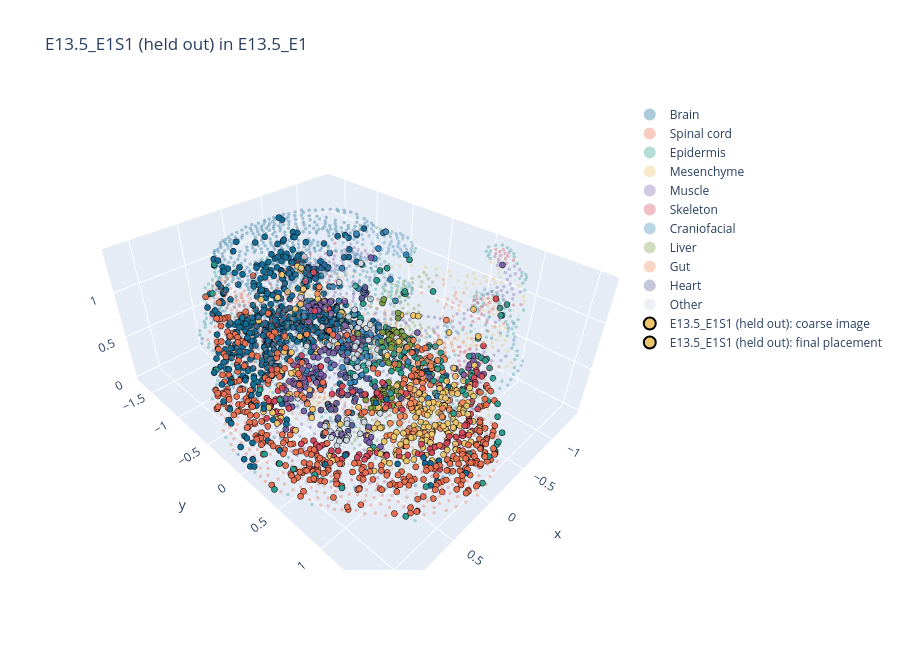

The cell this chart's notebook holds for it:
### Markdown cell above
## Same-species check: held-out stack sections placed as queries

Each interior section in turn is removed from the stack. Its neighbours are joined by their direct coupling from the leave-one-out check, and the section is placed back with the stack's own features (`X_feat`). It should land at its own z, with tilt about 0, `det = +1` and full coverage. The offsets from the true z measure how well the pipeline places a section in the best case, for both z estimates:
- **scan**: the plane search over virtual sections;
- **sections**: the parabola through the objectives of the real sections.

The "true" z comes from the gap estimates, which are themselves uncertain (saturated gaps are lower bounds). The table therefore also gives the position as a share of the gap between the neighbours (t: 0 at the lower neighbour, 1 at the upper), next to t* of the leave-one-out check. Plots are shown for the middle section only.

### Code cell
def drop_section(ST, k, P_loo):
    keep = ST["section"] != ST["names"][k]
    new_idx = np.full(len(keep), -1); new_idx[keep] = np.arange(keep.sum())
    pairs = []
    for kk, (i, j, w) in enumerate(ST["pairs"]):
        if kk == k - 1:   # (k-1, k) and (k, k+1) become one pair (k-1, k+1)
            off_a, off_b = np.flatnonzero(ST["section"] == ST["names"][k - 1])[0], np.flatnonzero(ST["section"] == ST["names"][k + 1])[0]
            i2, j2, w2 = s3.displacement_pairs(P_loo, off_a, off_b)
            pairs.append((new_idx[i2], new_idx[j2], w2))
        elif kk != k:
            pairs.append((new_idx[i], new_idx[j], w))
    out = dict(ST, names=[s for s in ST["names"] if s != ST["names"][k]], z=np.delete(ST["z"], k), section=ST["section"][keep],
               xyz=ST["xyz"][keep], labels=ST["labels"][keep], emb={e: x[keep] for e, x in ST["emb"].items()},
               Y=Y_stack_hvg[keep], pairs=pairs)
    return out

ss_rows = []
if SAMESPECIES_TEST and loo_pairs:
    k_plot = sorted(loo_pairs, key=lambda kk: abs(kk - (n_sec - 1) / 2))[0]
    t_star = best_t.set_index("section").t_star if len(loo) else pd.Series(dtype=float)
    for k in sorted(loo_pairs):
        s = stack_names[k]
        m = ST["section"] == s
        q_ss = dict(name=f"{s} (held out)", xy=centred(stack_red[s].obsm["spatial"]), emb=ST["emb"]["X_feat"][m],
                    labels=ST["labels"][m], Y=Y_stack_hvg[m], full_obs=None, L=lat(STACK_DS, s)[0])
        ST_minus = drop_section(dict(ST, Y=None), k, loo_pairs[k])
        # the query is scaled to an RMS radius of 1, the stack by its median; undo the difference for this check
        q_ss["xy"] *= s3.rms_radius(xy_raw[s])
        r, _ = place_query(q_ss, ST_minus, emb_key="X_feat", final_method="fgw", compare=False, plots=(k == k_plot))
        if r is None:
            continue
        za, zb = z_sec[k - 1], z_sec[k + 1]
        tt = lambda zz: (zz - za) / (zb - za)
        ss_rows.append(dict(section=s, true_z=z_sec[k], z0_scan=r["z0_scan"], z0_sections=r["z0_sections"],
                            z0_coarse=r["z0_coarse"], t_true=tt(z_sec[k]), t_scan=tt(r["z0_scan"]),
                            t_sections=tt(r["z0_sections"]), t_star_loo=t_star.get(s, np.nan),
                            tilt=f"{r['theta_u_scan']:+.0f}/{r['theta_v_scan']:+.0f}", det=r["det"],
                            label_acc=r["label_acc"]))
    ss = pd.DataFrame(ss_rows)
    if len(ss):
        print(ss.round(3).to_string(index=False))
        for e in ("scan", "sections", "coarse"):
            print(f"mean |z0 - true z| ({e}): {np.mean(np.abs(ss[f'z0_{e}'] - ss.true_z)):.3f}")
        print(f"mean |z of the nearest neighbour - true z|: "
              f"{np.mean([min(z_sec[k] - z_sec[k - 1], z_sec[k + 1] - z_sec[k]) for k in sorted(loo_pairs)]):.3f}")

### Figure 1 — Plotly figure (JSON) as saved in the notebook; plotly's stock layout.template omitted (floating-point values rounded to 4 significant figures; data arrays with more than 128 entries replaced by an {"elided": "..."} marker saying what was removed)
{"data": [{"marker": {"color": "#146C94", "opacity": 0.35, "size": 2}, "mode": "markers", "name": "Brain", "type": "scatter3d", "x": {"elided": "841 float values"}, "y": {"elided": "841 float values"}, "z": {"elided": "841 float values"}}, {"marker": {"color": "#E76F51", "opacity": 0.35, "size": 2}, "mode": "markers", "name": "Spinal cord", "type": "scatter3d", "x": {"elided": "474 float values"}, "y": {"elided": "474 float values"}, "z": {"elided": "474 float values"}}, {"marker": {"color": "#2A9D8F", "opacity": 0.35, "size": 2}, "mode": "markers", "name": "Epidermis", "type": "scatter3d", "x": {"elided": "282 float values"}, "y": {"elided": "282 float values"}, "z": {"elided": "282 float values"}}, {"marker": {"color": "#E9C46A", "opacity": 0.35, "size": 2}, "mode": "markers", "name": "Mesenchyme", "type": "scatter3d", "x": {"elided": "216 float values"}, "y": {"elided": "216 float values"}, "z": {"elided": "216 float values"}}, {"marker": {"color": "#7B61A8", "opacity": 0.35, "size": 2}, "mode": "markers", "name": "Muscle", "type": "scatter3d", "x": {"elided": "266 float values"}, "y": {"elided": "266 float values"}, "z": {"elided": "266 float values"}}, {"marker": {"color": "#D1495B", "opacity": 0.35, "size": 2}, "mode": "markers", "name": "Skeleton", "type": "scatter3d", "x": {"elided": "245 float values"}, "y": {"elided": "245 float values"}, "z": {"elided": "245 float values"}}, {"marker": {"color": "#3A86B7", "opacity": 0.35, "size": 2}, "mode": "markers", "name": "Craniofacial", "type": "scatter3d", "x": {"elided": "176 float values"}, "y": {"elided": "176 float values"}, "z": {"elided": "176 float values"}}, {"marker": {"color": "#7A9E45", "opacity": 0.35, "size": 2}, "mode": "markers", "name": "Liver", "type": "scatter3d", "x": [-0.0885, 0.1247, 0.3883, -0.07083, -0.2593, 0.09183, 0.3223, -0.3542, -0.08431, 0.3318, -0.4272, 0.2573, -0.1002, -0.4461, -0.1557, 0.1745, 0.05869, -0.003718, 0.0928, 0.3589, -0.3369, 0.2452, 0.1944, 0.2762, 0.1316, -0.2472, 0.1754, -0.02402, -0.1277, -0.2082, -0.2371, 0.04073, -0.1715, 0.3135, -0.2067, 0.1973, 0.01362, -0.1382, -0.0324, -0.1292, 0.09012, -0.04574, 0.2313, -0.4032, -0.4282, -0.3154, 0.09586, -0.2645, 0.03362, -0.4516, -0.2412, -0.08323, 0.1695, -0.2857, 0.00219, -0.3621, 0.05965, -0.1175, 0.1464, 0.04319, -0.1267, -0.448, -0.3183, 0.08669, -0.06317, -0.3327, -0.3849, -0.33, -0.2314, -0.01095, 0.1399, 0.1812, -0.2045, -0.1634, -0.3097, -0.2816, -0.2296, -0.02344, 0.1005, -0.1675, -0.2403, -0.1758, -0.2463, 0.1059, -0.009168, -0.411, -0.4688, -0.36, -0.1981, 0.02906, 0.04918, -0.1074, 0.1779, -0.08786, -0.2484, -0.4121, -0.1623, -0.3412, 0.02944, -0.06017, -0.0414, -0.2249, 0.0125, -0.04556, -0.1381, -0.3356, -0.5245, -0.3553, -0.4691, 0.004279, -0.4065, -0.1983, 0.1279, -0.4332, -0.01184, -0.2895, -0.007224, 0.08362, 0.07602, -0.1182, -0.06029, 0.05712, -0.4913, -0.2929, 0.01258, -0.05005], "y": [0.222, 0.3147, 0.4949, 0.4792, 0.4165, 0.4091, 0.4972, 0.2199, 0.3592, 0.3622, 0.289, 0.5213, 0.428, 0.2238, 0.4346, 0.5691, 0.51, 0.4329, 0.2515, 0.4387, 0.2891, 0.3484, 0.4839, 0.4181, 0.474, 0.3051, 0.351, 0.5301, 0.5257, 0.4753, 0.2209, 0.2971, 0.3386, 0.4248, 0.3942, 0.4129, 0.3596, 0.2741, 0.2779, 0.3182, 0.7449, 0.5815, 0.5827, 0.4507, 0.4032, 0.3063, 0.5486, 0.2906, 0.6027, 0.6229, 0.4992, 0.3998, 0.6739, 0.4163, 0.3335, 0.4177, 0.3365, 0.4812, 0.5985, 0.4038, 0.5491, 0.4762, 0.3614, 0.6555, 0.5034, 0.6329, 0.6026, 0.4588, 0.351, 0.5399, 0.4569, 0.518, 0.2845, 0.3804, 0.5076, 0.5719, 0.4281, 0.4487, 0.4906, 0.4549, 0.6294, 0.6155, 0.2307, 0.4028, 0.3817, 0.5174, 0.5519, 0.5411, 0.5479, 0.5111, 0.4583, 0.6075, 0.7414, 0.5969, 0.4188, 0.587, 0.4084, 0.433, 0.5608, 0.7305, 0.4395, 0.5307, 0.7906, 0.3888, 0.539, 0.6143, 0.5424, 0.5222, 0.4794, 0.7369, 0.451, 0.4754, 0.6672, 0.5293, 0.6627, 0.4776, 0.6019, 0.6073, 0.7405, 0.4628, 0.5005, 0.6718, 0.4335, 0.5642, 0.4821, 0.5504], "z": [0.0, 0.0, 0.0, 0.0, 0.0, 0.0, 0.0, 0.0, 0.0, 0.0, 0.0, 0.0, 0.0, 0.0, 0.0, 0.0, 0.0, 0.0, 0.0, 0.0, 0.0, 0.0, 0.0, 0.0, 0.0, 0.0, 0.0, 0.0, 0.0, 0.0, 0.0, 0.0, 0.0, 0.0, 0.0, 0.0, 0.0, 0.0, 0.0, 0.909, 0.909, 0.909, 0.909, 0.909, 0.909, 0.909, 0.909, 0.909, 0.909, 0.909, 0.909, 0.909, 0.909, 0.909, 0.909, 0.909, 0.909, 0.909, 0.909, 0.909, 0.909, 0.909, 0.909, 0.909, 0.909, 0.909, 0.909, 0.909, 0.909, 0.909, 0.909, 0.909, 0.909, 0.909, 0.909, 0.909, 0.909, 0.909, 0.909, 0.909, 0.909, 0.909, 0.909, 0.909, 0.909, 0.909, 0.909, 0.909, 0.909, 0.909, 0.909, 0.909, 0.909, 1.401, 1.401, 1.401, 1.401, 1.401, 1.401, 1.401, 1.401, 1.401, 1.401, 1.401, 1.401, 1.401, 1.401, 1.401, 1.401, 1.401, 1.401, 1.401, 1.401, 1.401, 1.401, 1.401, 1.401, 1.401, 1.401, 1.401, 1.401, 1.401, 1.401, 1.401, 1.401, 1.401]}, {"marker": {"color": "#F08A5D", "opacity": 0.35, "size": 2}, "mode": "markers", "name": "Gut", "type": "scatter3d", "x": [0.1187, -0.401, -0.3043, -0.7084, -0.149, -0.2368, -0.2163, -0.9138, -0.0154, -0.5994, -0.1185, -0.8681, -0.1744, -0.2006, -0.9204, -0.8128, -0.03637, -0.1941, -0.7625, -0.03207, -0.2003, -0.1525, -0.7697, -0.4784, -0.1003, -0.3253, -0.8357, 0.5066, -0.962, -0.2569, -0.5005, -0.4235, 0.1056, 0.00663, -0.6837, -0.1248, -0.06111, 0.1668, 0.4807, -0.4224, -0.9831, -0.316, -0.8287, -0.3079, 0.4372, -0.8391, 0.09746, -0.09181, 0.01495, -0.2719, -0.8628, 0.4347, 0.3282, -0.5628, -0.4091, -0.2643, -0.9371, 0.08237, -1.04, -0.3469, 0.06652, 0.04484, -0.2911, -0.9201, -0.372, -0.7275, -0.3678, -0.2208, -0.2828, -0.3253, -0.4087, -0.2124, -0.3758, -0.277, -0.3922, -0.332, -0.129, 0.01463, -0.05242, -0.4751, -0.3491, -0.1471, -0.1865, -0.08746, 0.3077, -0.2081, 0.1061, 0.4111, -0.4521, -0.29, 0.3291, 0.3587, -0.4108, 0.182, 0.2768, 0.3274, -0.1206, -0.2182, 0.3097, -0.3413, -0.06214, -0.2713, 0.2275, -0.2764, -0.5071, -0.4486, -0.2114, 0.29, -0.3649, 0.2722, 0.2156, -0.1706, 0.2258, 0.1939, -0.2209, 0.2328, 0.2906, -0.328], "y": [0.7151, 0.39, -0.2621, 0.4936, 0.8312, 0.5403, 0.8964, 0.09469, 0.6234, 0.2897, 0.6996, -0.03145, 0.5861, 0.8041, -0.09162, 0.3257, 0.8798, 0.7339, 0.2796, 0.8012, 0.6713, 0.9115, 0.4422, 0.391, 0.6248, 0.8594, 0.1013, -0.1529, 0.1382, 0.7678, 0.3257, 0.4289, 0.7784, 0.721, 0.2742, 0.7728, 0.7366, 0.6342, -0.2392, 0.7881, 0.09161, 0.7952, 0.3777, 0.4427, -0.1803, 0.4362, 0.8497, 0.8519, 0.8498, 0.9812, 0.037, -0.06476, 0.8835, 0.3582, 0.8566, 0.853, 0.02657, 0.593, 0.1303, 0.9004, 0.668, 0.7924, 0.5017, -0.03457, 0.7892, 0.3754, 0.9461, 0.9114, 0.8706, 0.8276, 0.7078, 0.8632, 0.7925, 0.801, 0.8642, 0.7416, 0.9209, 0.98, 0.9676, 0.7618, 0.9077, 0.8216, 0.9597, 0.8683, 0.359, 0.7966, 0.4564, 0.5544, 0.8669, 0.8323, 0.4288, 0.604, 0.8197, 0.6047, 0.7955, 0.5193, 1.008, 0.6322, 0.6548, 0.8794, 0.9593, 0.951, 0.7014, 0.891, 0.6247, 0.6731, 0.9305, -0.008745, 0.8384, 0.5744, 0.4686, 0.8885, 0.6462, 0.5364, 0.87, 0.7629, 0.7174, 0.9266], "z": [0.0, 0.0, 0.0, 0.0, 0.0, 0.0, 0.0, 0.0, 0.0, 0.0, 0.0, 0.0, 0.0, 0.0, 0.0, 0.0, 0.0, 0.0, 0.0, 0.0, 0.0, 0.0, 0.0, 0.0, 0.0, 0.0, 0.0, 0.0, 0.0, 0.0, 0.0, 0.0, 0.0, 0.0, 0.0, 0.0, 0.0, 0.0, 0.0, 0.0, 0.0, 0.0, 0.0, 0.0, 0.0, 0.0, 0.0, 0.0, 0.0, 0.0, 0.0, 0.0, 0.0, 0.0, 0.0, 0.0, 0.0, 0.0, 0.0, 0.0, 0.0, 0.0, 0.0, 0.0, 0.0, 0.0, 0.0, 0.909, 0.909, 0.909, 0.909, 0.909, 0.909, 0.909, 0.909, 0.909, 0.909, 0.909, 0.909, 0.909, 0.909, 0.909, 0.909, 0.909, 1.401, 1.401, 1.401, 1.401, 1.401, 1.401, 1.401, 1.401, 1.401, 1.401, 1.401, 1.401, 1.401, 1.401, 1.401, 1.401, 1.401, 1.401, 1.401, 1.401, 1.401, 1.401, 1.401, 1.401, 1.401, 1.401, 1.401, 1.401, 1.401, 1.401, 1.401, 1.401, 1.401, 1.401]}, {"marker": {"color": "#5B5F97", "opacity": 0.35, "size": 2}, "mode": "markers", "name": "Heart", "type": "scatter3d", "x": [0.2431, 0.2918, 0.3755, 0.05443, 0.05785, -0.1289, 0.3902, -0.02516, 0.2007, 0.2329, 0.1529, 0.479, -0.05598, 0.3068, -0.6489, 0.2192, -0.1727, 0.07418, -0.4031, 0.05355, -0.6037, -0.05159, -0.1474, -0.1802, -0.5736, -0.1012, -0.0729, -0.0369, -0.4511, -0.4639, -0.06642, 0.1824, -0.3104, -0.3943, 0.0268, -0.1541, -0.5342, -0.364, -0.6502, 0.3077, -0.005334, -0.4348, 0.01722, -0.08093, -0.09378, 0.1218, 0.05735, -0.4957, -0.3737, 0.1402, 0.009448, 0.1012, -0.3275, -0.6333, -0.002321, -0.05863, -0.444, 0.08934, -0.234, 0.1769, 0.1038, 0.1164, 0.08069, 0.007243, -0.2974, -0.1633, 0.02544, -0.3869, 0.2075, 0.3135, -0.2532, 0.1667, -0.1026, -0.1739, -0.2362, 0.009009, -0.1072, 0.03665], "y": [0.1303, 0.08501, 0.2152, 0.2051, 0.03992, 0.1624, 0.3021, 0.1753, 0.02485, 0.2437, 0.2063, 0.1862, 0.08197, 0.1853, 0.5905, 0.2205, 0.1252, 0.09755, 0.1884, 0.1767, 0.4419, 0.2394, 0.07595, 0.7353, 0.3881, 0.2212, 0.729, 0.0276, 0.2502, 0.2132, 0.1534, 0.02104, 0.07105, 0.3096, 0.2877, 0.2584, 0.3324, 0.1294, 0.5387, 0.2746, 0.19, 0.166, 0.0676, 0.1002, 0.04237, 0.2086, 0.2249, 0.2748, 0.266, 0.2703, 0.1269, 0.04811, 0.2408, 0.4886, 0.2547, 0.3165, 0.3577, 0.153, 0.1609, 0.357, -0.01165, 0.3397, 0.2721, 0.7046, 0.1921, 0.1933, -0.002164, 0.3606, 0.3025, 0.1403, 0.2612, 0.2592, 0.3501, 0.3077, 0.1809, 0.1684, 0.1751, 0.1283], "z": [0.0, 0.0, 0.0, 0.0, 0.0, 0.0, 0.0, 0.0, 0.0, 0.0, 0.0, 0.0, 0.0, 0.0, 0.909, 0.909, 0.909, 0.909, 0.909, 0.909, 0.909, 0.909, 0.909, 0.909, 0.909, 0.909, 0.909, 0.909, 0.909, 0.909, 0.909, 0.909, 0.909, 0.909, 0.909, 0.909, 0.909, 0.909, 0.909, 0.909, 0.909, 0.909, 0.909, 0.909, 0.909, 0.909, 0.909, 0.909, 0.909, 0.909, 0.909, 0.909, 0.909, 0.909, 0.909, 0.909, 0.909, 0.909, 0.909, 0.909, 0.909, 0.909, 0.909, 0.909, 0.909, 0.909, 0.909, 0.909, 0.909, 0.909, 1.401, 1.401, 1.401, 1.401, 1.401, 1.401, 1.401, 1.401]}, {"marker": {"color": "#CBD5E1", "opacity": 0.35, "size": 2}, "mode": "markers", "name": "Other", "type": "scatter3d", "x": {"elided": "178 float values"}, "y": {"elided": "178 float values"}, "z": {"elided": "178 float values"}}, {"marker": {"color": {"elided": "1000 str values"}, "line": {"color": "black", "width": 0.5}, "size": 3.5}, "mode": "markers", "name": "E13.5_E1S1 (held out): coarse image", "type": "scatter3d", "x": {"elided": "1000 float values"}, "y": {"elided": "1000 float values"}, "z": {"elided": "1000 float values"}}, {"marker": {"color": {"elided": "1000 str values"}, "line": {"color": "black", "width": 0.5}, "size": 3.5}, "mode": "markers", "name": "E13.5_E1S1 (held out): final placement", "type": "scatter3d", "x": {"elided": "1000 float values"}, "y": {"elided": "1000 float values"}, "z": {"elided": "1000 float values"}}], "layout": {"height": 650, "legend": {"itemsizing": "constant"}, "scene": {"aspectmode": "data", "zaxis": {"title": {"text": "z (×4)"}}}, "title": {"text": "E13.5_E1S1 (held out) in E13.5_E1"}}}
